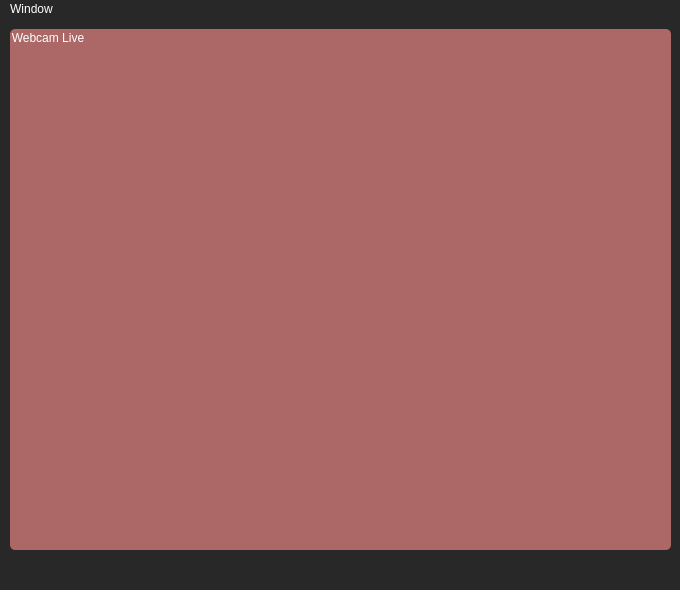
<?xml version="1.0" encoding="UTF-8"?>
<ui version="4.0">
 <class>MainWindow</class>
 <widget class="QMainWindow" name="MainWindow">
  <property name="geometry">
   <rect>
    <x>0</x>
    <y>0</y>
    <width>680</width>
    <height>590</height>
   </rect>
  </property>
  <property name="minimumSize">
   <size>
    <width>680</width>
    <height>590</height>
   </size>
  </property>
  <property name="maximumSize">
   <size>
    <width>680</width>
    <height>590</height>
   </size>
  </property>
  <property name="windowTitle">
   <string>MainWindow</string>
  </property>
  <property name="styleSheet">
   <string notr="true">  border-style: solid;
    border-color: rgb(106, 107, 108);
    border-radius: 5px;
    background-color: rgb(40, 40, 41);
color: rgb(255, 255, 255);</string>
  </property>
  <widget class="QWidget" name="centralwidget">
   <widget class="QGroupBox" name="groupBox_4">
    <property name="geometry">
     <rect>
      <x>10</x>
      <y>10</y>
      <width>661</width>
      <height>521</height>
     </rect>
    </property>
    <property name="styleSheet">
     <string notr="true">background-color: rgb(172, 103, 103);</string>
    </property>
    <property name="title">
     <string>Webcam Live</string>
    </property>
    <widget class="QLabel" name="labelMain">
     <property name="geometry">
      <rect>
       <x>10</x>
       <y>30</y>
       <width>640</width>
       <height>480</height>
      </rect>
     </property>
     <property name="text">
      <string/>
     </property>
    </widget>
   </widget>
  </widget>
  <widget class="QMenuBar" name="menubar">
   <property name="geometry">
    <rect>
     <x>0</x>
     <y>0</y>
     <width>680</width>
     <height>25</height>
    </rect>
   </property>
   <widget class="QMenu" name="menuWindow">
    <property name="title">
     <string>Window</string>
    </property>
    <addaction name="actionSettings_2"/>
    <addaction name="separator"/>
   </widget>
   <addaction name="menuWindow"/>
  </widget>
  <widget class="QStatusBar" name="statusbar"/>
  <action name="actionSettings">
   <property name="text">
    <string>Settings</string>
   </property>
  </action>
  <action name="actionExit">
   <property name="text">
    <string>Exit</string>
   </property>
  </action>
  <action name="actionSettings_2">
   <property name="text">
    <string>Settings</string>
   </property>
  </action>
 </widget>
 <resources/>
 <connections/>
</ui>
